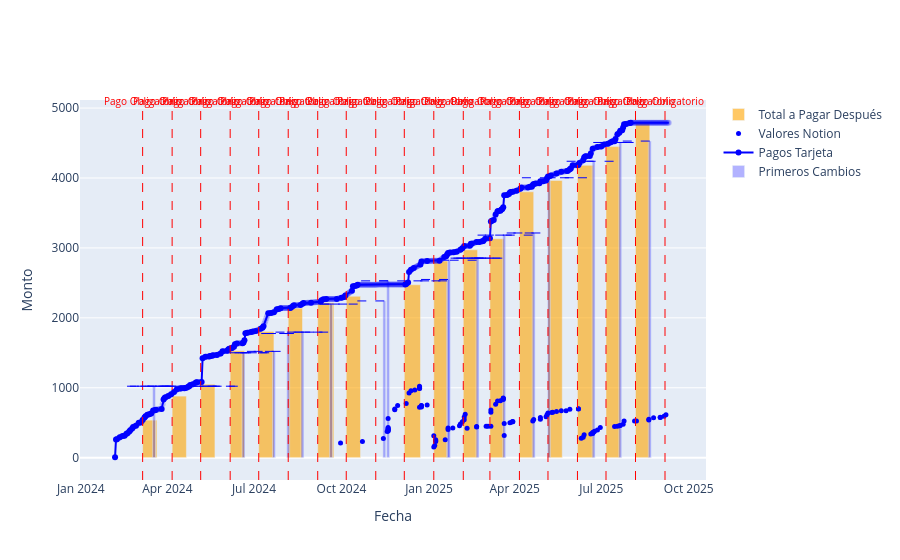

This figure's notebook cell:
### Markdown cell above
### Visualizar Union Tarjeta

### Code cell
# Crear figura
fig = go.Figure()
df= datos_tarjetas[datos_tarjetas["fecha_emision"] > INICIO].copy()
# 2) Añades primero tu traza de datos_tarjetas (quedará detrás)
df["midpoint"] = (
    df["fecha_emision"] 
    + (df["fecha_pago"] - df["fecha_emision"]) / 2
)
df["width_ms"] = (
    df["fecha_pago"] - df["fecha_emision"]
) / np.timedelta64(1, "ms")

fig.add_trace(go.Bar(
    x=df["midpoint"],
    y=df["total_mes"].cumsum(),
    width=df["width_ms"],
    name="Total a Pagar Después",
    marker_color="orange",
    opacity=0.6  # opcional: bajarle un poco la opacidad
))
fig.add_trace(go.Scatter(
    # x=df_notion[df_notion["Persona"] == "Madre"]["FECHA_REAL"],
    # y=df_notion[df_notion["Persona"] == "Madre"]["VALOR"].cumsum(),
    x=df_notion_madre["FECHA_REAL"],
    y=df_notion_madre["NOTION"].cumsum(),
    mode='markers',
    name='Valores Notion',
    marker=dict(color='blue', size=5),
))



df_temp = df_interpolar_tarjeta.copy()
rango_fechas = pd.date_range(start=df_temp["FECHA"].min(), end=df_temp["FECHA"].max(), freq='D')
df_fechas = pd.DataFrame({"FECHA": rango_fechas})

# Unir para incluir fechas faltantes (sin modificar original)
df_plot = df_fechas.merge(df_temp, on="FECHA", how="left")

# Interpolar sólo para valores faltantes en la columna TARJETA
df_plot["TARJETA"] = df_plot["TARJETA"].interpolate(method="linear")

# Crear gráfico con línea continua y puntos visibles solo donde hay datos reales
bars = go.Scatter(
    x=df_plot["FECHA"],
    y=df_plot["TARJETA"],
    mode="lines+markers",
    name="Pagos Tarjeta",
    line=dict(color="blue", width=2, dash="solid"),
    marker=dict(
        color=["blue" if not np.isnan(val) else "rgba(0,0,255,0.2)" for val in df_temp.set_index("FECHA").reindex(rango_fechas)["TARJETA"]],
        size=6,
        symbol="circle"
    ),
    showlegend=True
)

fig.add_trace(bars)  # Añadir la primera traza de barras

no_nulos = df_interpolar_tarjeta[
    (df_interpolar_tarjeta["PAGO_TARJETA"].notna()) &
    (df_interpolar_tarjeta["PAGO_TARJETA"] != 0)
]
primeros = no_nulos[no_nulos["PAGO_TARJETA"].diff() != 0].copy()

# 2) Crear barra gruesa (ancho en milisegundos: 3 días)
primeros["width_ms"] = 3 * 24 * 60 * 60 * 1000  # 3 días

# 3) Crear la traza
barra_cambios = go.Bar(
    x=primeros["FECHA"],
    y=primeros["PAGO_TARJETA"],
    width=primeros["width_ms"],
    marker=dict(color="rgba(0,0,255,0.3)"),
    name="Primeros Cambios",
    showlegend=True
)
fig.add_trace(barra_cambios)

# fig.add_trace(px.bar(primeros, x="FECHA", y="PAGO_TARJETA", title="Primeros Pagos Tarjeta").data[0])
# Rango de fechas
min_fecha = df_interpolar_tarjeta["FECHA"].min()
max_fecha = df_interpolar_tarjeta["FECHA"].max()

# Crear fechas 8 de cada mes
fechas_8 = pd.date_range(start=min_fecha, end=max_fecha, freq='MS')
fechas_8 = [d + pd.DateOffset(days=5) for d in fechas_8]

# Agregar líneas y anotaciones
for fecha in fechas_8:
    if fecha <= max_fecha:
        fecha_dt = fecha.to_pydatetime()
        # Línea vertical
        fig.add_shape(
            type="line",
            x0=fecha_dt,
            x1=fecha_dt,
            y0=0,
            y1=1,
            xref='x',
            yref='paper',
            line=dict(color="red", width=1, dash="dash")
        )
        # Anotación
        fig.add_annotation(
            x=fecha_dt,
            y=1.02,  # ligeramente arriba del gráfico
            xref='x',
            yref='paper',
            showarrow=False,
            text="Pago Obligatorio",
            font=dict(size=10, color="red"),
            align="left"
        )

#Hacer una linea horizontal continua desde el primer valor cada vez que cambia de valor de PAGO_TARJETA la linea de pago obligatorio anterior Ignorar valores nulos o cero
df_interpolar_tarjeta["PAGO_TARJETA"] = df_interpolar_tarjeta["PAGO_TARJETA"].fillna(0)
df_interpolar_tarjeta["PAGO_TARJETA"] = df_interpolar_tarjeta["PAGO_TARJETA"].replace(0, np.nan)
# Crear líneas horizontales para PAGO_TARJETA
cambios_de_valores = df_interpolar_tarjeta[df_interpolar_tarjeta["PAGO_TARJETA"].notna() & (df_interpolar_tarjeta["PAGO_TARJETA"].diff() != 0)]
for index, row in cambios_de_valores.iterrows():
    fecha = row["FECHA"]
    valor = row["PAGO_TARJETA"]
    if pd.notna(valor) and valor != 0:
        fecha_inicio = (fecha - pd.DateOffset(months=1)).to_pydatetime()

        fig.add_shape(
            type="line",
            x0=fecha,
            x1= fecha_inicio,
            y0=valor,
            y1=valor,
            line=dict(color="blue", width=1, dash="dash"),
            xref='x',
            yref='y'
        )



# Ajustes de layout
fig.update_layout(
    barmode='group',
    xaxis_title="Fecha",
    yaxis_title="Monto"
)

fig.show()

### Figure 1 — Plotly figure (JSON) as saved in the notebook; plotly's stock layout.template omitted (floating-point values rounded to 4 significant figures; data arrays with more than 128 entries replaced by an {"elided": "..."} marker saying what was removed)
{"data": [{"marker": {"color": "orange"}, "name": "Total a Pagar Después", "opacity": 0.6, "type": "bar", "width": [1296000000.0, 1296000000.0, 1296000000.0, 1296000000.0, 1382000000.0, 1296000000.0, 1469000000.0, 1296000000.0, 0.0, 1469000000.0, 1296000000.0, 1296000000.0, 1296000000.0, 1296000000.0, 1296000000.0, 1469000000.0, 1296000000.0, 1296000000.0], "x": ["2024-03-13T12:00:00.000000000", "2024-04-13T12:00:00.000000000", "2024-05-13T12:00:00.000000000", "2024-06-13T12:00:00.000000000", "2024-07-14T00:00:00.000000000", "2024-08-13T12:00:00.000000000", "2024-09-14T12:00:00.000000000", "2024-10-13T12:00:00.000000000", "2024-11-06T00:00:00.000000000", "2024-12-14T12:00:00.000000000", "2025-01-13T12:00:00.000000000", "2025-02-13T12:00:00.000000000", "2025-03-13T12:00:00.000000000", "2025-04-13T12:00:00.000000000", "2025-05-13T12:00:00.000000000", "2025-06-14T12:00:00.000000000", "2025-07-13T12:00:00.000000000", "2025-08-13T12:00:00.000000000"], "y": [537.0, 880.5, 1051.0, 1530.0, 1805.0, 2139.0, 2217.0, 2308.0, 2473.0, 2473.0, 2813.0, 2973.0, 3131.0, 3802.0, 3965.0, 4181.0, 4449.0, 4790.0]}, {"marker": {"color": "blue", "size": 5}, "mode": "markers", "name": "Valores Notion", "type": "scatter", "x": ["2024-09-30T00:00:00.000000000", "2024-10-23T00:00:00.000000000", "2024-11-14T00:00:00.000000000", "2024-11-18T00:00:00.000000000", "2024-11-19T00:00:00.000000000", "2024-11-19T00:00:00.000000000", "2024-11-19T00:00:00.000000000", "2024-11-19T00:00:00.000000000", "2024-11-19T00:00:00.000000000", "2024-11-19T00:00:00.000000000", "2024-11-19T00:00:00.000000000", "2024-11-26T00:00:00.000000000", "2024-11-26T00:00:00.000000000", "2024-11-29T00:00:00.000000000", "2024-12-08T00:00:00.000000000", "2024-12-11T00:00:00.000000000", "2024-12-13T00:00:00.000000000", "2024-12-17T00:00:00.000000000", "2024-12-22T00:00:00.000000000", "2024-12-22T00:00:00.000000000", "2024-12-22T00:00:00.000000000", "2024-12-22T00:00:00.000000000", "2024-12-22T00:00:00.000000000", "2024-12-24T00:00:00.000000000", "2024-12-24T00:00:00.000000000", "2024-12-24T00:00:00.000000000", "2024-12-30T00:00:00.000000000", "2025-01-06T00:00:00.000000000", "2025-01-06T00:00:00.000000000", "2025-01-07T00:00:00.000000000", "2025-01-08T00:00:00.000000000", "2025-01-08T00:00:00.000000000", "2025-01-08T00:00:00.000000000", "2025-01-18T00:00:00.000000000", "2025-01-21T00:00:00.000000000", "2025-01-21T00:00:00.000000000", "2025-01-26T00:00:00.000000000", "2025-02-02T00:00:00.000000000", "2025-02-03T00:00:00.000000000", "2025-02-05T00:00:00.000000000", "2025-02-07T00:00:00.000000000", "2025-02-07T00:00:00.000000000", "2025-02-08T00:00:00.000000000", "2025-02-10T00:00:00.000000000", "2025-02-20T00:00:00.000000000", "2025-02-20T00:00:00.000000000", "2025-03-02T00:00:00.000000000", "2025-03-04T00:00:00.000000000", "2025-03-07T00:00:00.000000000", "2025-03-07T00:00:00.000000000", "2025-03-07T00:00:00.000000000", "2025-03-12T00:00:00.000000000", "2025-03-14T00:00:00.000000000", "2025-03-17T00:00:00.000000000", "2025-03-20T00:00:00.000000000", "2025-03-20T00:00:00.000000000", "2025-03-20T00:00:00.000000000", "2025-03-20T00:00:00.000000000", "2025-03-21T00:00:00.000000000", "2025-03-21T00:00:00.000000000", "2025-03-27T00:00:00.000000000", "2025-03-29T00:00:00.000000000", "2025-03-30T00:00:00.000000000", "2025-03-30T00:00:00.000000000", "2025-04-20T00:00:00.000000000", "2025-04-21T00:00:00.000000000", "2025-04-28T00:00:00.000000000", "2025-04-28T00:00:00.000000000", "2025-05-04T00:00:00.000000000", "2025-05-05T00:00:00.000000000", "2025-05-06T00:00:00.000000000", "2025-05-10T00:00:00.000000000", "2025-05-11T00:00:00.000000000", "2025-05-15T00:00:00.000000000", "2025-05-20T00:00:00.000000000", "2025-05-25T00:00:00.000000000", "2025-05-29T00:00:00.000000000", "2025-06-07T00:00:00.000000000", "2025-06-07T00:00:00.000000000", "2025-06-10T00:00:00.000000000", "2025-06-12T00:00:00.000000000", "2025-06-13T00:00:00.000000000", "2025-06-20T00:00:00.000000000", "2025-06-22T00:00:00.000000000", "2025-06-22T00:00:00.000000000", "2025-06-22T00:00:00.000000000", "2025-06-23T00:00:00.000000000", "2025-06-24T00:00:00.000000000", "2025-06-27T00:00:00.000000000", "2025-06-30T00:00:00.000000000", "2025-07-15T00:00:00.000000000", "2025-07-18T00:00:00.000000000", "2025-07-20T00:00:00.000000000", "2025-07-21T00:00:00.000000000", "2025-07-24T00:00:00.000000000", "2025-07-25T00:00:00.000000000", "2025-08-05T00:00:00.000000000", "2025-08-07T00:00:00.000000000", "2025-08-20T00:00:00.000000000", "2025-08-20T00:00:00.000000000", "2025-08-25T00:00:00.000000000", "2025-09-01T00:00:00.000000000", "2025-09-01T00:00:00.000000000", "2025-09-05T00:00:00.000000000", "2025-09-07T00:00:00.000000000"], "y": [210.0, 230.8, 275.8, 375.8, 381.8, 389.8, 399.8, 405.8, 421.8, 430.3, 560.3, 684.3, 697.3, 747.3, 775.3, 925.3, 957.3, 966.3, 987.5, 993.5, 1006.0, 1021.0, 720.5, 725.5, 742.8, 746.5, 752.5, 312.5, 152.5, 172.5, 232.5, 242.5, 257.5, 257.5, 402.5, 424.5, 425.9, 454.9, 479.9, 513.9, 543.9, 579.9, 619.9, 419.9, 439.9, 446.9, 448.0, 448.0, 448.0, 649.2, 682.2, 763.5, 809.4, 815.4, 831.4, 841.4, 845.9, 852.9, 317.9, 489.9, 499.4, 510.2, 513.8, 516.1, 525.1, 546.1, 549.1, 575.1, 585.1, 615.1, 640.6, 647.6, 651.1, 661.1, 670.1, 670.1, 693.3, 697.3, 701.3, 277.3, 291.3, 329.3, 337.3, 344.3, 351.3, 358.3, 367.2, 377.2, 395.5, 430.5, 445.5, 448.5, 456.5, 460.0, 477.0, 523.0, 524.0, 524.0, 538.0, 548.5, 571.5, 574.5, 578.5, 592.2, 612.2]}, {"line": {"color": "blue", "dash": "solid", "width": 2}, "marker": {"color": {"elided": "583 str values"}, "size": 6, "symbol": "circle"}, "mode": "lines+markers", "name": "Pagos Tarjeta", "showlegend": true, "type": "scatter", "x": {"elided": "583 str values"}, "y": {"elided": "583 float values"}}, {"marker": {"color": "rgba(0,0,255,0.3)"}, "name": "Primeros Cambios", "showlegend": true, "type": "bar", "width": [259200000, 259200000, 259200000, 259200000, 259200000, 259200000, 259200000, 259200000, 259200000, 259200000, 259200000, 259200000, 259200000, 259200000, 259200000, 259200000, 259200000], "x": ["2024-03-18T00:00:00.000000000", "2024-06-20T00:00:00.000000000", "2024-07-22T00:00:00.000000000", "2024-08-06T00:00:00.000000000", "2024-08-21T00:00:00.000000000", "2024-09-20T00:00:00.000000000", "2024-11-15T00:00:00.000000000", "2024-11-19T00:00:00.000000000", "2025-01-21T00:00:00.000000000", "2025-01-22T00:00:00.000000000", "2025-02-21T00:00:00.000000000", "2025-03-21T00:00:00.000000000", "2025-04-21T00:00:00.000000000", "2025-05-07T00:00:00.000000000", "2025-06-23T00:00:00.000000000", "2025-07-21T00:00:00.000000000", "2025-08-21T00:00:00.000000000"], "y": [1022.0, 1500.0, 1520.0, 1775.0, 1795.0, 2197.0, 2242.0, 2529.0, 2549.0, 2824.0, 2853.0, 3183.0, 3213.0, 4003.0, 4239.0, 4508.0, 4528.0]}], "layout": {"annotations": [{"align": "left", "font": {"color": "red", "size": 10}, "showarrow": false, "text": "Pago Obligatorio", "x": "2024-03-06T00:00:00", "xref": "x", "y": 1.02, "yref": "paper"}, {"align": "left", "font": {"color": "red", "size": 10}, "showarrow": false, "text": "Pago Obligatorio", "x": "2024-04-06T00:00:00", "xref": "x", "y": 1.02, "yref": "paper"}, {"align": "left", "font": {"color": "red", "size": 10}, "showarrow": false, "text": "Pago Obligatorio", "x": "2024-05-06T00:00:00", "xref": "x", "y": 1.02, "yref": "paper"}, {"align": "left", "font": {"color": "red", "size": 10}, "showarrow": false, "text": "Pago Obligatorio", "x": "2024-06-06T00:00:00", "xref": "x", "y": 1.02, "yref": "paper"}, {"align": "left", "font": {"color": "red", "size": 10}, "showarrow": false, "text": "Pago Obligatorio", "x": "2024-07-06T00:00:00", "xref": "x", "y": 1.02, "yref": "paper"}, {"align": "left", "font": {"color": "red", "size": 10}, "showarrow": false, "text": "Pago Obligatorio", "x": "2024-08-06T00:00:00", "xref": "x", "y": 1.02, "yref": "paper"}, {"align": "left", "font": {"color": "red", "size": 10}, "showarrow": false, "text": "Pago Obligatorio", "x": "2024-09-06T00:00:00", "xref": "x", "y": 1.02, "yref": "paper"}, {"align": "left", "font": {"color": "red", "size": 10}, "showarrow": false, "text": "Pago Obligatorio", "x": "2024-10-06T00:00:00", "xref": "x", "y": 1.02, "yref": "paper"}, {"align": "left", "font": {"color": "red", "size": 10}, "showarrow": false, "text": "Pago Obligatorio", "x": "2024-11-06T00:00:00", "xref": "x", "y": 1.02, "yref": "paper"}, {"align": "left", "font": {"color": "red", "size": 10}, "showarrow": false, "text": "Pago Obligatorio", "x": "2024-12-06T00:00:00", "xref": "x", "y": 1.02, "yref": "paper"}, {"align": "left", "font": {"color": "red", "size": 10}, "showarrow": false, "text": "Pago Obligatorio", "x": "2025-01-06T00:00:00", "xref": "x", "y": 1.02, "yref": "paper"}, {"align": "left", "font": {"color": "red", "size": 10}, "showarrow": false, "text": "Pago Obligatorio", "x": "2025-02-06T00:00:00", "xref": "x", "y": 1.02, "yref": "paper"}, {"align": "left", "font": {"color": "red", "size": 10}, "showarrow": false, "text": "Pago Obligatorio", "x": "2025-03-06T00:00:00", "xref": "x", "y": 1.02, "yref": "paper"}, {"align": "left", "font": {"color": "red", "size": 10}, "showarrow": false, "text": "Pago Obligatorio", "x": "2025-04-06T00:00:00", "xref": "x", "y": 1.02, "yref": "paper"}, {"align": "left", "font": {"color": "red", "size": 10}, "showarrow": false, "text": "Pago Obligatorio", "x": "2025-05-06T00:00:00", "xref": "x", "y": 1.02, "yref": "paper"}, {"align": "left", "font": {"color": "red", "size": 10}, "showarrow": false, "text": "Pago Obligatorio", "x": "2025-06-06T00:00:00", "xref": "x", "y": 1.02, "yref": "paper"}, {"align": "left", "font": {"color": "red", "size": 10}, "showarrow": false, "text": "Pago Obligatorio", "x": "2025-07-06T00:00:00", "xref": "x", "y": 1.02, "yref": "paper"}, {"align": "left", "font": {"color": "red", "size": 10}, "showarrow": false, "text": "Pago Obligatorio", "x": "2025-08-06T00:00:00", "xref": "x", "y": 1.02, "yref": "paper"}, {"align": "left", "font": {"color": "red", "size": 10}, "showarrow": false, "text": "Pago Obligatorio", "x": "2025-09-06T00:00:00", "xref": "x", "y": 1.02, "yref": "paper"}], "barmode": "group", "shapes": [{"line": {"color": "red", "dash": "dash", "width": 1}, "type": "line", "x0": "2024-03-06T00:00:00", "x1": "2024-03-06T00:00:00", "xref": "x", "y0": 0, "y1": 1, "yref": "paper"}, {"line": {"color": "red", "dash": "dash", "width": 1}, "type": "line", "x0": "2024-04-06T00:00:00", "x1": "2024-04-06T00:00:00", "xref": "x", "y0": 0, "y1": 1, "yref": "paper"}, {"line": {"color": "red", "dash": "dash", "width": 1}, "type": "line", "x0": "2024-05-06T00:00:00", "x1": "2024-05-06T00:00:00", "xref": "x", "y0": 0, "y1": 1, "yref": "paper"}, {"line": {"color": "red", "dash": "dash", "width": 1}, "type": "line", "x0": "2024-06-06T00:00:00", "x1": "2024-06-06T00:00:00", "xref": "x", "y0": 0, "y1": 1, "yref": "paper"}, {"line": {"color": "red", "dash": "dash", "width": 1}, "type": "line", "x0": "2024-07-06T00:00:00", "x1": "2024-07-06T00:00:00", "xref": "x", "y0": 0, "y1": 1, "yref": "paper"}, {"line": {"color": "red", "dash": "dash", "width": 1}, "type": "line", "x0": "2024-08-06T00:00:00", "x1": "2024-08-06T00:00:00", "xref": "x", "y0": 0, "y1": 1, "yref": "paper"}, {"line": {"color": "red", "dash": "dash", "width": 1}, "type": "line", "x0": "2024-09-06T00:00:00", "x1": "2024-09-06T00:00:00", "xref": "x", "y0": 0, "y1": 1, "yref": "paper"}, {"line": {"color": "red", "dash": "dash", "width": 1}, "type": "line", "x0": "2024-10-06T00:00:00", "x1": "2024-10-06T00:00:00", "xref": "x", "y0": 0, "y1": 1, "yref": "paper"}, {"line": {"color": "red", "dash": "dash", "width": 1}, "type": "line", "x0": "2024-11-06T00:00:00", "x1": "2024-11-06T00:00:00", "xref": "x", "y0": 0, "y1": 1, "yref": "paper"}, {"line": {"color": "red", "dash": "dash", "width": 1}, "type": "line", "x0": "2024-12-06T00:00:00", "x1": "2024-12-06T00:00:00", "xref": "x", "y0": 0, "y1": 1, "yref": "paper"}, {"line": {"color": "red", "dash": "dash", "width": 1}, "type": "line", "x0": "2025-01-06T00:00:00", "x1": "2025-01-06T00:00:00", "xref": "x", "y0": 0, "y1": 1, "yref": "paper"}, {"line": {"color": "red", "dash": "dash", "width": 1}, "type": "line", "x0": "2025-02-06T00:00:00", "x1": "2025-02-06T00:00:00", "xref": "x", "y0": 0, "y1": 1, "yref": "paper"}, {"line": {"color": "red", "dash": "dash", "width": 1}, "type": "line", "x0": "2025-03-06T00:00:00", "x1": "2025-03-06T00:00:00", "xref": "x", "y0": 0, "y1": 1, "yref": "paper"}, {"line": {"color": "red", "dash": "dash", "width": 1}, "type": "line", "x0": "2025-04-06T00:00:00", "x1": "2025-04-06T00:00:00", "xref": "x", "y0": 0, "y1": 1, "yref": "paper"}, {"line": {"color": "red", "dash": "dash", "width": 1}, "type": "line", "x0": "2025-05-06T00:00:00", "x1": "2025-05-06T00:00:00", "xref": "x", "y0": 0, "y1": 1, "yref": "paper"}, {"line": {"color": "red", "dash": "dash", "width": 1}, "type": "line", "x0": "2025-06-06T00:00:00", "x1": "2025-06-06T00:00:00", "xref": "x", "y0": 0, "y1": 1, "yref": "paper"}, {"line": {"color": "red", "dash": "dash", "width": 1}, "type": "line", "x0": "2025-07-06T00:00:00", "x1": "2025-07-06T00:00:00", "xref": "x", "y0": 0, "y1": 1, "yref": "paper"}, {"line": {"color": "red", "dash": "dash", "width": 1}, "type": "line", "x0": "2025-08-06T00:00:00", "x1": "2025-08-06T00:00:00", "xref": "x", "y0": 0, "y1": 1, "yref": "paper"}, {"line": {"color": "red", "dash": "dash", "width": 1}, "type": "line", "x0": "2025-09-06T00:00:00", "x1": "2025-09-06T00:00:00", "xref": "x", "y0": 0, "y1": 1, "yref": "paper"}, {"line": {"color": "blue", "dash": "dash", "width": 1}, "type": "line", "x0": "2024-03-18T00:00:00", "x1": "2024-02-18T00:00:00", "xref": "x", "y0": 1022.0, "y1": 1022.0, "yref": "y"}, {"line": {"color": "blue", "dash": "dash", "width": 1}, "type": "line", "x0": "2024-03-21T00:00:00", "x1": "2024-02-21T00:00:00", "xref": "x", "y0": 1022.0, "y1": 1022.0, "yref": "y"}, {"line": {"color": "blue", "dash": "dash", "width": 1}, "type": "line", "x0": "2024-03-28T00:00:00", "x1": "2024-02-28T00:00:00", "xref": "x", "y0": 1022.0, "y1": 1022.0, "yref": "y"}, {"line": {"color": "blue", "dash": "dash", "width": 1}, "type": "line", "x0": "2024-04-01T00:00:00", "x1": "2024-03-01T00:00:00", "xref": "x", "y0": 1022.0, "y1": 1022.0, "yref": "y"}, {"line": {"color": "blue", "dash": "dash", "width": 1}, "type": "line", "x0": "2024-04-08T00:00:00", "x1": "2024-03-08T00:00:00", "xref": "x", "y0": 1022.0, "y1": 1022.0, "yref": "y"}, {"line": {"color": "blue", "dash": "dash", "width": 1}, "type": "line", "x0": "2024-04-17T00:00:00", "x1": "2024-03-17T00:00:00", "xref": "x", "y0": 1022.0, "y1": 1022.0, "yref": "y"}, {"line": {"color": "blue", "dash": "dash", "width": 1}, "type": "line", "x0": "2024-04-22T00:00:00", "x1": "2024-03-22T00:00:00", "xref": "x", "y0": 1022.0, "y1": 1022.0, "yref": "y"}, {"line": {"color": "blue", "dash": "dash", "width": 1}, "type": "line", "x0": "2024-04-24T00:00:00", "x1": "2024-03-24T00:00:00", "xref": "x", "y0": 1022.0, "y1": 1022.0, "yref": "y"}, {"line": {"color": "blue", "dash": "dash", "width": 1}, "type": "line", "x0": "2024-04-26T00:00:00", "x1": "2024-03-26T00:00:00", "xref": "x", "y0": 1022.0, "y1": 1022.0, "yref": "y"}, {"line": {"color": "blue", "dash": "dash", "width": 1}, "type": "line", "x0": "2024-04-29T00:00:00", "x1": "2024-03-29T00:00:00", "xref": "x", "y0": 1022.0, "y1": 1022.0, "yref": "y"}, {"line": {"color": "blue", "dash": "dash", "width": 1}, "type": "line", "x0": "2024-05-13T00:00:00", "x1": "2024-04-13T00:00:00", "xref": "x", "y0": 1022.0, "y1": 1022.0, "yref": "y"}, {"line": {"color": "blue", "dash": "dash", "width": 1}, "type": "line", "x0": "2024-05-17T00:00:00", "x1": "2024-04-17T00:00:00", "xref": "x", "y0": 1022.0, "y1": 1022.0, "yref": "y"}, {"line": {"color": "blue", "dash": "dash", "width": 1}, "type": "line", "x0": "2024-05-22T00:00:00", "x1": "2024-04-22T00:00:00", "xref": "x", "y0": 1022.0, "y1": 1022.0, "yref": "y"}, {"line": {"color": "blue", "dash": "dash", "width": 1}, "type": "line", "x0": "2024-05-28T00:00:00", "x1": "2024-04-28T00:00:00", "xref": "x", "y0": 1022.0, "y1": 1022.0, "yref": "y"}, {"line": {"color": "blue", "dash": "dash", "width": 1}, "type": "line", "x0": "2024-06-11T00:00:00", "x1": "2024-05-11T00:00:00", "xref": "x", "y0": 1022.0, "y1": 1022.0, "yref": "y"}, {"line": {"color": "blue", "dash": "dash", "width": 1}, "type": "line", "x0": "2024-06-14T00:00:00", "x1": "2024-05-14T00:00:00", "xref": "x", "y0": 1022.0, "y1": 1022.0, "yref": "y"}, {"line": {"color": "blue", "dash": "dash", "width": 1}, "type": "line", "x0": "2024-06-20T00:00:00", "x1": "2024-05-20T00:00:00", "xref": "x", "y0": 1500.0, "y1": 1500.0, "yref": "y"}, {"line": {"color": "blue", "dash": "dash", "width": 1}, "type": "line", "x0": "2024-06-24T00:00:00", "x1": "2024-05-24T00:00:00", "xref": "x", "y0": 1500.0, "y1": 1500.0, "yref": "y"}, {"line": {"color": "blue", "dash": "dash", "width": 1}, "type": "line", "x0": "2024-07-04T00:00:00", "x1": "2024-06-04T00:00:00", "xref": "x", "y0": 1500.0, "y1": 1500.0, "yref": "y"}, {"line": {"color": "blue", "dash": "dash", "width": 1}, "type": "line", "x0": "2024-07-15T00:00:00", "x1": "2024-06-15T00:00:00", "xref": "x", "y0": 1500.0, "y1": 1500.0, "yref": "y"}, {"line": {"color": "blue", "dash": "dash", "width": 1}, "type": "line", "x0": "2024-07-17T00:00:00", "x1": "2024-06-17T00:00:00", "xref": "x", "y0": 1500.0, "y1": 1500.0, "yref": "y"}, {"line": {"color": "blue", "dash": "dash", "width": 1}, "type": "line", "x0": "2024-07-22T00:00:00", "x1": "2024-06-22T00:00:00", "xref": "x", "y0": 1520.0, "y1": 1520.0, "yref": "y"}, {"line": {"color": "blue", "dash": "dash", "width": 1}, "type": "line", "x0": "2024-07-29T00:00:00", "x1": "2024-06-29T00:00:00", "xref": "x", "y0": 1520.0, "y1": 1520.0, "yref": "y"}, {"line": {"color": "blue", "dash": "dash", "width": 1}, "type": "line", "x0": "2024-08-06T00:00:00", "x1": "2024-07-06T00:00:00", "xref": "x", "y0": 1775.0, "y1": 1775.0, "yref": "y"}, {"line": {"color": "blue", "dash": "dash", "width": 1}, "type": "line", "x0": "2024-08-12T00:00:00", "x1": "2024-07-12T00:00:00", "xref": "x", "y0": 1775.0, "y1": 1775.0, "yref": "y"}, {"line": {"color": "blue", "dash": "dash", "width": 1}, "type": "line", "x0": "2024-08-21T00:00:00", "x1": "2024-07-21T00:00:00", "xref": "x", "y0": 1795.0, "y1": 1795.0, "yref": "y"}, {"line": {"color": "blue", "dash": "dash", "width": 1}, "type": "line", "x0": "2024-09-02T00:00:00", "x1": "2024-08-02T00:00:00", "xref": "x", "y0": 1795.0, "y1": 1795.0, "yref": "y"}, {"line": {"color": "blue", "dash": "dash", "width": 1}, "type": "line", "x0": "2024-09-11T00:00:00", "x1": "2024-08-11T00:00:00", "xref": "x", "y0": 1795.0, "y1": 1795.0, "yref": "y"}, {"line": {"color": "blue", "dash": "dash", "width": 1}, "type": "line", "x0": "2024-09-17T00:00:00", "x1": "2024-08-17T00:00:00", "xref": "x", "y0": 1795.0, "y1": 1795.0, "yref": "y"}, {"line": {"color": "blue", "dash": "dash", "width": 1}, "type": "line", "x0": "2024-09-20T00:00:00", "x1": "2024-08-20T00:00:00", "xref": "x", "y0": 2197.0, "y1": 2197.0, "yref": "y"}, {"line": {"color": "blue", "dash": "dash", "width": 1}, "type": "line", "x0": "2024-10-07T00:00:00", "x1": "2024-09-07T00:00:00", "xref": "x", "y0": 2197.0, "y1": 2197.0, "yref": "y"}, {"line": {"color": "blue", "dash": "dash", "width": 1}, "type": "line", "x0": "2024-10-18T00:00:00", "x1": "2024-09-18T00:00:00", "xref": "x", "y0": 2197.0, "y1": 2197.0, "yref": "y"}, {"line": {"color": "blue", "dash": "dash", "width": 1}, "type": "line", "x0": "2024-11-15T00:00:00", "x1": "2024-10-15T00:00:00", "xref": "x", "y0": 2242.0, "y1": 2242.0, "yref": "y"}, {"line": {"color": "blue", "dash": "dash", "width": 1}, "type": "line", "x0": "2024-11-19T00:00:00", "x1": "2024-10-19T00:00:00", "xref": "x", "y0": 2529.0, "y1": 2529.0, "yref": "y"}, {"line": {"color": "blue", "dash": "dash", "width": 1}, "type": "line", "x0": "2024-12-08T00:00:00", "x1": "2024-11-08T00:00:00", "xref": "x", "y0": 2529.0, "y1": 2529.0, "yref": "y"}, {"line": {"color": "blue", "dash": "dash", "width": 1}, "type": "line", "x0": "2025-01-13T00:00:00", "x1": "2024-12-13T00:00:00", "xref": "x", "y0": 2529.0, "y1": 2529.0, "yref": "y"}, {"line": {"color": "blue", "dash": "dash", "width": 1}, "type": "line", "x0": "2025-01-20T00:00:00", "x1": "2024-12-20T00:00:00", "xref": "x", "y0": 2529.0, "y1": 2529.0, "yref": "y"}, {"line": {"color": "blue", "dash": "dash", "width": 1}, "type": "line", "x0": "2025-01-21T00:00:00", "x1": "2024-12-21T00:00:00", "xref": "x", "y0": 2549.0, "y1": 2549.0, "yref": "y"}, {"line": {"color": "blue", "dash": "dash", "width": 1}, "type": "line", "x0": "2025-01-22T00:00:00", "x1": "2024-12-22T00:00:00", "xref": "x", "y0": 2824.0, "y1": 2824.0, "yref": "y"}, {"line": {"color": "blue", "dash": "dash", "width": 1}, "type": "line", "x0": "2025-02-20T00:00:00", "x1": "2025-01-20T00:00:00", "xref": "x", "y0": 2824.0, "y1": 2824.0, "yref": "y"}, {"line": {"color": "blue", "dash": "dash", "width": 1}, "type": "line", "x0": "2025-02-21T00:00:00", "x1": "2025-01-21T00:00:00", "xref": "x", "y0": 2853.0, "y1": 2853.0, "yref": "y"}, {"line": {"color": "blue", "dash": "dash", "width": 1}, "type": "line", "x0": "2025-02-24T00:00:00", "x1": "2025-01-24T00:00:00", "xref": "x", "y0": 2853.0, "y1": 2853.0, "yref": "y"}, {"line": {"color": "blue", "dash": "dash", "width": 1}, "type": "line", "x0": "2025-02-27T00:00:00", "x1": "2025-01-27T00:00:00", "xref": "x", "y0": 2853.0, "y1": 2853.0, "yref": "y"}, {"line": {"color": "blue", "dash": "dash", "width": 1}, "type": "line", "x0": "2025-03-02T00:00:00", "x1": "2025-02-02T00:00:00", "xref": "x", "y0": 2853.0, "y1": 2853.0, "yref": "y"}, {"line": {"color": "blue", "dash": "dash", "width": 1}, "type": "line", "x0": "2025-03-07T00:00:00", "x1": "2025-02-07T00:00:00", "xref": "x", "y0": 2853.0, "y1": 2853.0, "yref": "y"}, {"line": {"color": "blue", "dash": "dash", "width": 1}, "type": "line", "x0": "2025-03-10T00:00:00", "x1": "2025-02-10T00:00:00", "xref": "x", "y0": 2853.0, "y1": 2853.0, "yref": "y"}, {"line": {"color": "blue", "dash": "dash", "width": 1}, "type": "line", "x0": "2025-03-17T00:00:00", "x1": "2025-02-17T00:00:00", "xref": "x", "y0": 2853.0, "y1": 2853.0, "yref": "y"}, {"line": {"color": "blue", "dash": "dash", "width": 1}, "type": "line", "x0": "2025-03-19T00:00:00", "x1": "2025-02-19T00:00:00", "xref": "x", "y0": 2853.0, "y1": 2853.0, "yref": "y"}, {"line": {"color": "blue", "dash": "dash", "width": 1}, "type": "line", "x0": "2025-03-21T00:00:00", "x1": "2025-02-21T00:00:00", "xref": "x", "y0": 3183.0, "y1": 3183.0, "yref": "y"}, {"line": {"color": "blue", "dash": "dash", "width": 1}, "type": "line", "x0": "2025-03-29T00:00:00", "x1": "2025-02-28T00:00:00", "xref": "x", "y0": 3183.0, "y1": 3183.0, "yref": "y"}, {"line": {"color": "blue", "dash": "dash", "width": 1}, "type": "line", "x0": "2025-04-20T00:00:00", "x1": "2025-03-20T00:00:00", "xref": "x", "y0": 3183.0, "y1": 3183.0, "yref": "y"}, {"line": {"color": "blue", "dash": "dash", "width": 1}, "type": "line", "x0": "2025-04-21T00:00:00", "x1": "2025-03-21T00:00:00", "xref": "x", "y0": 3213.0, "y1": 3213.0, "yref": "y"}, {"line": {"color": "blue", "dash": "dash", "width": 1}, "type": "line", "x0": "2025-04-28T00:00:00", "x1": "2025-03-28T00:00:00", "xref": "x", "y0": 3213.0, "y1": 3213.0, "yref": "y"}, {"line": {"color": "blue", "dash": "dash", "width": 1}, "type": "line", "x0": "2025-05-07T00:00:00", "x1": "2025-04-07T00:00:00", "xref": "x", "y0": 4003.0, "y1": 4003.0, "yref": "y"}, {"line": {"color": "blue", "dash": "dash", "width": 1}, "type": "line", "x0": "2025-06-02T00:00:00", "x1": "2025-05-02T00:00:00", "xref": "x", "y0": 4003.0, "y1": 4003.0, "yref": "y"}, {"line": {"color": "blue", "dash": "dash", "width": 1}, "type": "line", "x0": "2025-06-16T00:00:00", "x1": "2025-05-16T00:00:00", "xref": "x", "y0": 4003.0, "y1": 4003.0, "yref": "y"}, {"line": {"color": "blue", "dash": "dash", "width": 1}, "type": "line", "x0": "2025-06-23T00:00:00", "x1": "2025-05-23T00:00:00", "xref": "x", "y0": 4239.0, "y1": 4239.0, "yref": "y"}, {"line": {"color": "blue", "dash": "dash", "width": 1}, "type": "line", "x0": "2025-07-14T00:00:00", "x1": "2025-06-14T00:00:00", "xref": "x", "y0": 4239.0, "y1": 4239.0, "yref": "y"}, {"line": {"color": "blue", "dash": "dash", "width": 1}, "type": "line", "x0": "2025-07-21T00:00:00", "x1": "2025-06-21T00:00:00", "xref": "x", "y0": 4508.0, "y1": 4508.0, "yref": "y"}, {"line": {"color": "blue", "dash": "dash", "width": 1}, "type": "line", "x0": "2025-07-28T00:00:00", "x1": "2025-06-28T00:00:00", "xref": "x", "y0": 4508.0, "y1": 4508.0, "yref": "y"}, {"line": {"color": "blue", "dash": "dash", "width": 1}, "type": "line", "x0": "2025-08-04T00:00:00", "x1": "2025-07-04T00:00:00", "xref": "x", "y0": 4508.0, "y1": 4508.0, "yref": "y"}, {"line": {"color": "blue", "dash": "dash", "width": 1}, "type": "line", "x0": "2025-08-21T00:00:00", "x1": "2025-07-21T00:00:00", "xref": "x", "y0": 4528.0, "y1": 4528.0, "yref": "y"}], "xaxis": {"title": {"text": "Fecha"}}, "yaxis": {"title": {"text": "Monto"}}}}
